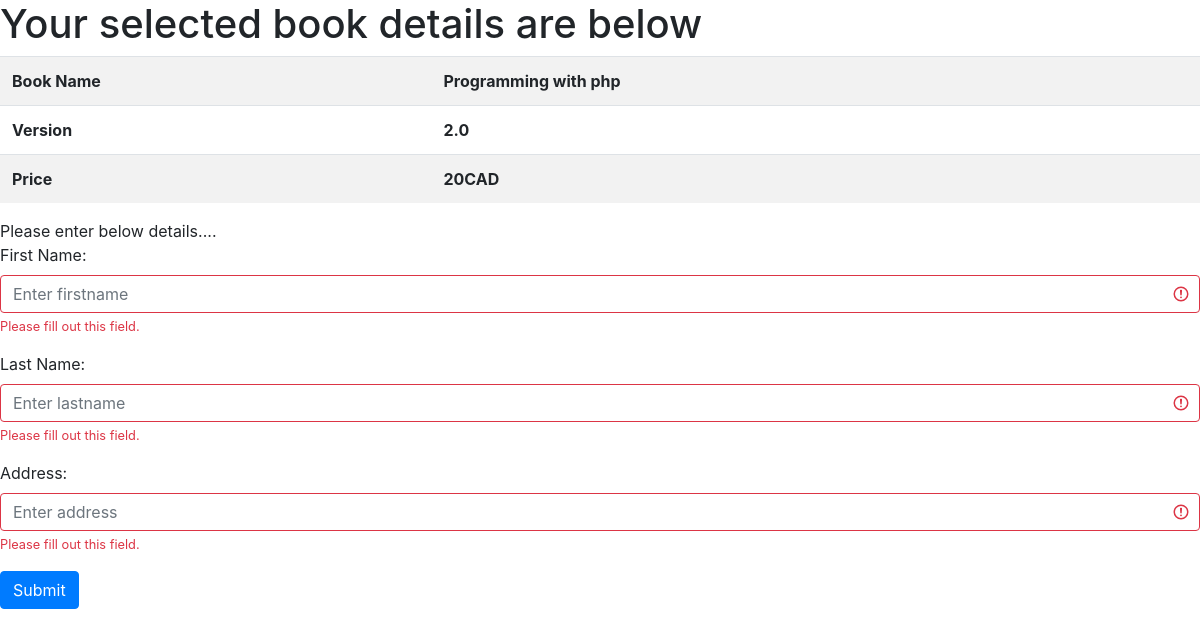
The page /checkout.php?id=1 on the database its author committed.
### tables this page shows
CREATE TABLE `bookinventory` (
  `id` int(11) NOT NULL,
  `book_name` varchar(100) NOT NULL,
  `version` varchar(10) NOT NULL,
  `price` varchar(10) NOT NULL,
  `quantity` int(11) NOT NULL
);

### checkout.php (the view, shortened to what this page needs)
<?php
include('functions/database_functions.php');
$id = isset($_GET['id']) ? $_GET['id'] : '';
?>
<!DOCTYPE html>
<html lang="en">
     <link rel="stylesheet" href="https://stackpath.bootstrapcdn.com/bootstrap/4.4.1/css/bootstrap.min.css">
	<body>
<?php
$result=mysqli_query($con,"select * from bookinventory where id=".$id);
while ($row=mysqli_fetch_array($result))
{
?>
	<h1>Your selected book details are below</h1>
	<table class="table table-striped">
      <tr>
        <th>Book Name</th>
        <th><?php echo htmlentities($row['book_name']) ?></th>
      </tr>
      <tr>
        <th>Version</th>
        <th><?php echo htmlentities($row['version']) ?></th>
      </tr>
      <tr>
        <th>Price</th>
        <th><?php echo htmlentities($row['price']) ?></th>
        </tr>
   </table>
   Please enter below details....
   <form action="order.php" class="was-validated">
    <div class="form-group">
      <label for="fname">First Name:</label>
      <input type="text" class="form-control" id="fname" placeholder="Enter firstname" name="fname" required>
      <div class="invalid-feedback">Please fill out this field.</div>
    </div>
    <div class="form-group">
      <label for="lname">Last Name:</label>
      <input type="text" class="form-control" id="lname" placeholder="Enter lastname" name="lname" required>
      <div class="invalid-feedback">Please fill out this field.</div>
    </div>
    <div class="form-group">
      <label for="address">Address:</label>
      <input type="text" class="form-control" id="address" placeholder="Enter address" name="address" required>
      <div class="invalid-feedback">Please fill out this field.</div>
    </div>
    <button onclick="order.php?id=<?php echo $id; ?>" class="btn btn-primary">Submit</button>
  </form>
<?php } ?>
    </body>
</html>

### rows shown on the page
bookinventory: book_name "Programming with php", version "2.0", price "20CAD"
